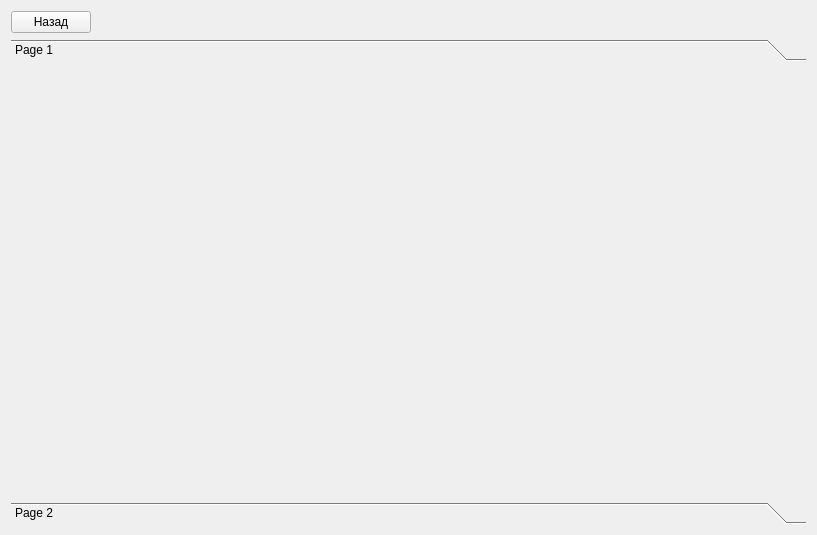
<?xml version="1.0" encoding="UTF-8"?>
<ui version="4.0">
 <class>SettingsWidget</class>
 <widget class="QWidget" name="SettingsWidget">
  <property name="geometry">
   <rect>
    <x>0</x>
    <y>0</y>
    <width>817</width>
    <height>535</height>
   </rect>
  </property>
  <property name="windowTitle">
   <string>Form</string>
  </property>
  <layout class="QGridLayout" name="gridLayout">
   <item row="2" column="0">
    <widget class="QToolBox" name="mpContainer">
     <property name="frameShape">
      <enum>QFrame::NoFrame</enum>
     </property>
     <property name="currentIndex">
      <number>0</number>
     </property>
     <widget class="QWidget" name="page">
      <property name="geometry">
       <rect>
        <x>0</x>
        <y>0</y>
        <width>795</width>
        <height>414</height>
       </rect>
      </property>
      <attribute name="label">
       <string>Page 1</string>
      </attribute>
     </widget>
     <widget class="QWidget" name="page_2">
      <property name="geometry">
       <rect>
        <x>0</x>
        <y>0</y>
        <width>795</width>
        <height>414</height>
       </rect>
      </property>
      <attribute name="label">
       <string>Page 2</string>
      </attribute>
     </widget>
    </widget>
   </item>
   <item row="0" column="0">
    <layout class="QHBoxLayout" name="horizontalLayout">
     <item>
      <widget class="QPushButton" name="mpBack">
       <property name="text">
        <string>Назад</string>
       </property>
      </widget>
     </item>
     <item>
      <spacer name="horizontalSpacer">
       <property name="orientation">
        <enum>Qt::Horizontal</enum>
       </property>
       <property name="sizeHint" stdset="0">
        <size>
         <width>40</width>
         <height>20</height>
        </size>
       </property>
      </spacer>
     </item>
    </layout>
   </item>
  </layout>
 </widget>
 <resources/>
 <connections/>
</ui>
